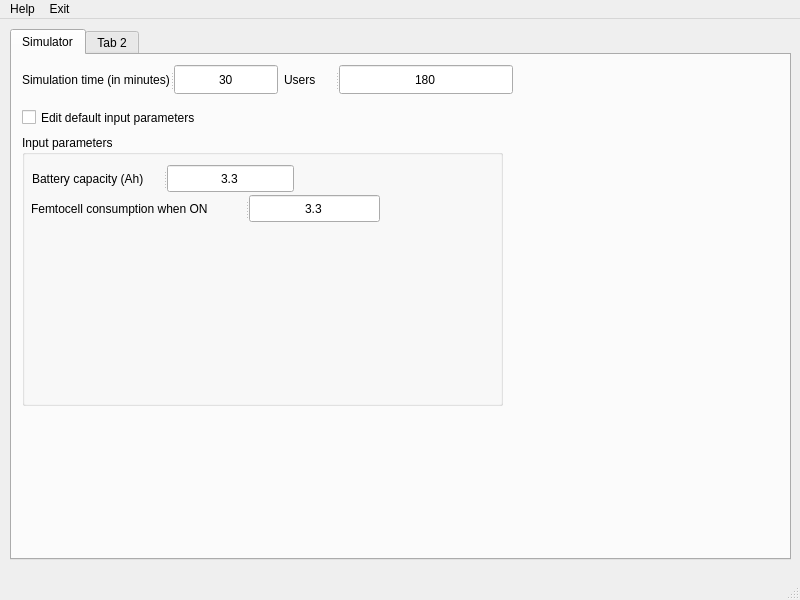
<?xml version="1.0" encoding="UTF-8"?>
<ui version="4.0">
 <class>MainWindow</class>
 <widget class="QMainWindow" name="MainWindow">
  <property name="geometry">
   <rect>
    <x>0</x>
    <y>0</y>
    <width>800</width>
    <height>600</height>
   </rect>
  </property>
  <property name="windowTitle">
   <string>MainWindow</string>
  </property>
  <widget class="QWidget" name="centralwidget">
   <widget class="QTabWidget" name="tabWidget">
    <property name="geometry">
     <rect>
      <x>10</x>
      <y>10</y>
      <width>781</width>
      <height>531</height>
     </rect>
    </property>
    <property name="sizePolicy">
     <sizepolicy hsizetype="Maximum" vsizetype="Expanding">
      <horstretch>0</horstretch>
      <verstretch>0</verstretch>
     </sizepolicy>
    </property>
    <property name="currentIndex">
     <number>0</number>
    </property>
    <widget class="QWidget" name="tab">
     <attribute name="title">
      <string>Simulator</string>
     </attribute>
     <widget class="QCheckBox" name="edit_simulator_input_checkBox">
      <property name="geometry">
       <rect>
        <x>10</x>
        <y>50</y>
        <width>221</width>
        <height>25</height>
       </rect>
      </property>
      <property name="text">
       <string>Edit default input parameters</string>
      </property>
     </widget>
     <widget class="QGroupBox" name="input_parameters_groupBox">
      <property name="geometry">
       <rect>
        <x>10</x>
        <y>80</y>
        <width>481</width>
        <height>271</height>
       </rect>
      </property>
      <property name="title">
       <string>Input parameters</string>
      </property>
      <widget class="QSplitter" name="splitter_3">
       <property name="geometry">
        <rect>
         <x>10</x>
         <y>30</y>
         <width>262</width>
         <height>27</height>
        </rect>
       </property>
       <property name="orientation">
        <enum>Qt::Horizontal</enum>
       </property>
       <widget class="QLabel" name="battery_capacity_label">
        <property name="text">
         <string>Battery capacity (Ah)</string>
        </property>
       </widget>
       <widget class="QLineEdit" name="battery_capacity_edit">
        <property name="sizePolicy">
         <sizepolicy hsizetype="Maximum" vsizetype="Fixed">
          <horstretch>0</horstretch>
          <verstretch>0</verstretch>
         </sizepolicy>
        </property>
        <property name="layoutDirection">
         <enum>Qt::LeftToRight</enum>
        </property>
        <property name="text">
         <string>3.3</string>
        </property>
        <property name="alignment">
         <set>Qt::AlignCenter</set>
        </property>
       </widget>
      </widget>
      <widget class="QSplitter" name="splitter_4">
       <property name="geometry">
        <rect>
         <x>9</x>
         <y>60</y>
         <width>349</width>
         <height>27</height>
        </rect>
       </property>
       <property name="orientation">
        <enum>Qt::Horizontal</enum>
       </property>
       <widget class="QLabel" name="small_cell_consumption_on_label">
        <property name="text">
         <string>Femtocell consumption when ON</string>
        </property>
       </widget>
       <widget class="QLineEdit" name="small_cell_consumption_on_edit">
        <property name="sizePolicy">
         <sizepolicy hsizetype="Maximum" vsizetype="Fixed">
          <horstretch>0</horstretch>
          <verstretch>0</verstretch>
         </sizepolicy>
        </property>
        <property name="layoutDirection">
         <enum>Qt::LeftToRight</enum>
        </property>
        <property name="text">
         <string>3.3</string>
        </property>
        <property name="alignment">
         <set>Qt::AlignCenter</set>
        </property>
       </widget>
      </widget>
     </widget>
     <widget class="QWidget" name="">
      <property name="geometry">
       <rect>
        <x>10</x>
        <y>10</y>
        <width>491</width>
        <height>29</height>
       </rect>
      </property>
      <layout class="QHBoxLayout" name="horizontalLayout">
       <item>
        <widget class="QSplitter" name="splitter">
         <property name="orientation">
          <enum>Qt::Horizontal</enum>
         </property>
         <widget class="QLabel" name="simTime_label">
          <property name="text">
           <string>Simulation time (in minutes)</string>
          </property>
         </widget>
         <widget class="QLineEdit" name="simTime_edit">
          <property name="sizePolicy">
           <sizepolicy hsizetype="Maximum" vsizetype="Fixed">
            <horstretch>0</horstretch>
            <verstretch>0</verstretch>
           </sizepolicy>
          </property>
          <property name="text">
           <string>30</string>
          </property>
          <property name="alignment">
           <set>Qt::AlignCenter</set>
          </property>
         </widget>
        </widget>
       </item>
       <item>
        <widget class="QSplitter" name="splitter_2">
         <property name="orientation">
          <enum>Qt::Horizontal</enum>
         </property>
         <widget class="QLabel" name="users_label">
          <property name="text">
           <string>Users</string>
          </property>
         </widget>
         <widget class="QLineEdit" name="users_edit">
          <property name="sizePolicy">
           <sizepolicy hsizetype="Maximum" vsizetype="Fixed">
            <horstretch>0</horstretch>
            <verstretch>0</verstretch>
           </sizepolicy>
          </property>
          <property name="text">
           <string>180</string>
          </property>
          <property name="alignment">
           <set>Qt::AlignCenter</set>
          </property>
         </widget>
        </widget>
       </item>
      </layout>
     </widget>
    </widget>
    <widget class="QWidget" name="tab_2">
     <attribute name="title">
      <string>Tab 2</string>
     </attribute>
    </widget>
   </widget>
  </widget>
  <widget class="QMenuBar" name="menubar">
   <property name="geometry">
    <rect>
     <x>0</x>
     <y>0</y>
     <width>800</width>
     <height>24</height>
    </rect>
   </property>
   <widget class="QMenu" name="menuHelp">
    <property name="title">
     <string>Help</string>
    </property>
   </widget>
   <widget class="QMenu" name="menuExit">
    <property name="title">
     <string>Exit</string>
    </property>
   </widget>
   <addaction name="menuHelp"/>
   <addaction name="menuExit"/>
  </widget>
  <widget class="QStatusBar" name="statusbar"/>
 </widget>
 <resources/>
 <connections>
  <connection>
   <sender>edit_simulator_input_checkBox</sender>
   <signal>stateChanged(int)</signal>
   <receiver>small_cell_consumption_on_edit</receiver>
   <slot>clear()</slot>
   <hints>
    <hint type="sourcelabel">
     <x>132</x>
     <y>127</y>
    </hint>
    <hint type="destinationlabel">
     <x>319</x>
     <y>218</y>
    </hint>
   </hints>
  </connection>
 </connections>
</ui>
